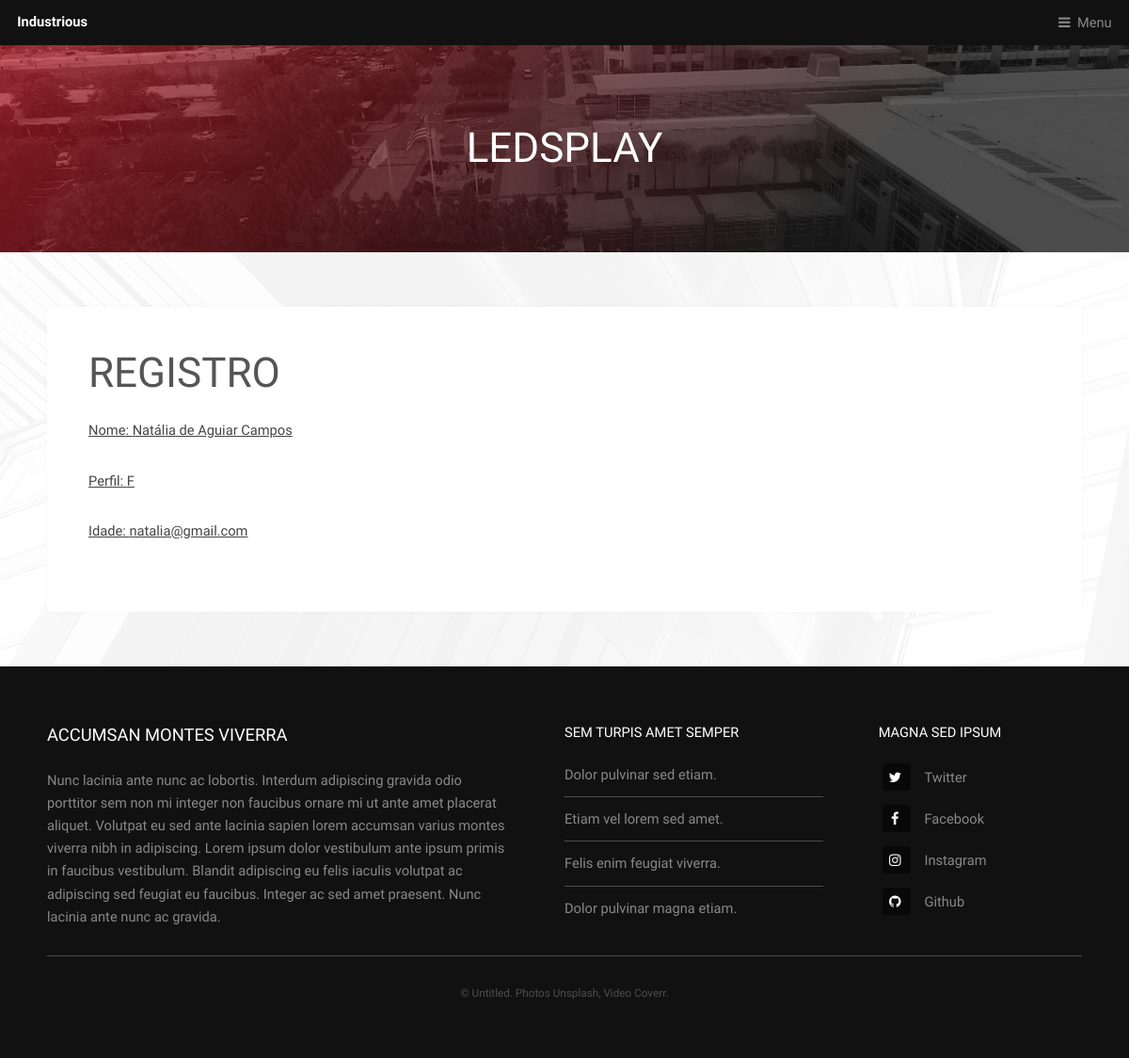
/detail/4/, run on the app's committed database.
### register/models.py (models this page shows)
class Pessoa(models.Model):
    nome = models.CharField(default="Nome", max_length=120)
    sexo = models.CharField(default="M or F", max_length=1)
    email = models.EmailField(default="Email", max_length=120)
    nascimento = models.DateField(default=datetime.date.today)
    password = models.CharField(default="password", max_length=128)

### register/views.py (the view)
# urls.py: path('detail/<int:id>/', register_detail_view, name="detail_view" ),
def register_detail_view(request, id):
    obj = get_object_or_404(Pessoa, id=id)
    context = {
        'Pessoa': obj
    }
    return render(request, "Pessoa/detail.html", context)

### templates/Pessoa/detail.html
{% extends "Industrial/generic.html" %}
{% block conteudobase %}
    <h1>Registro</h1>
    <u>
        <p>Nome: {{ Pessoa.nome }}</p>
        <p>Perfil: {{ Pessoa.sexo }}</p>
        <p>Idade: {{ Pessoa.email }}</p>
    </u>
{% endblock %}

### data on the page
Pessoa: nome "Natália de Aguiar Campos", sexo "F", email "natalia@gmail.com"
